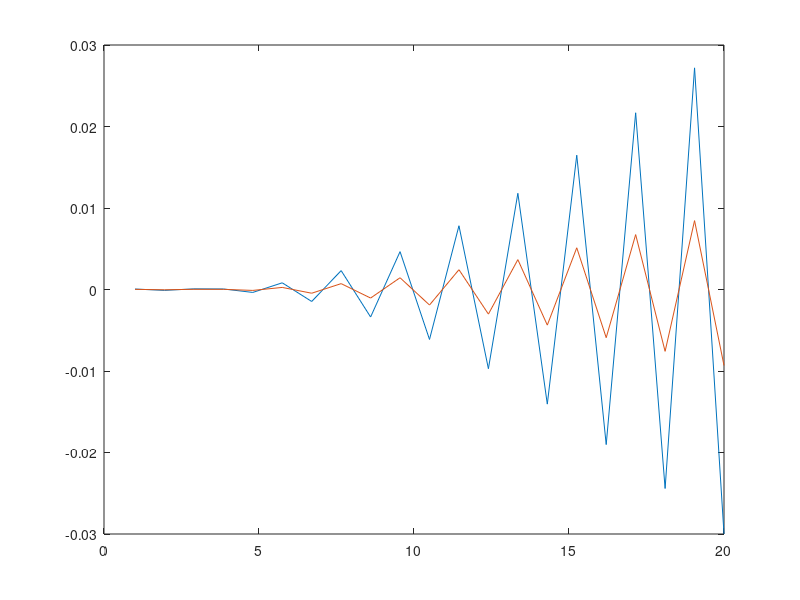
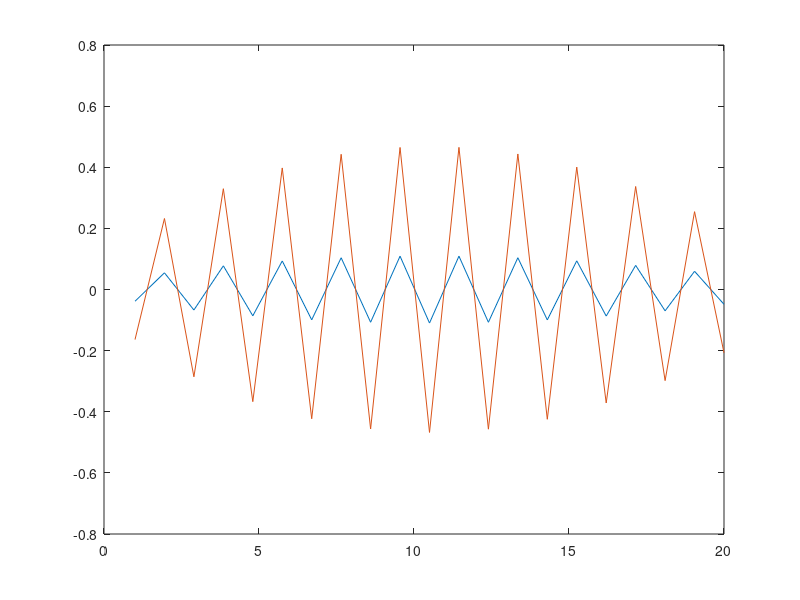
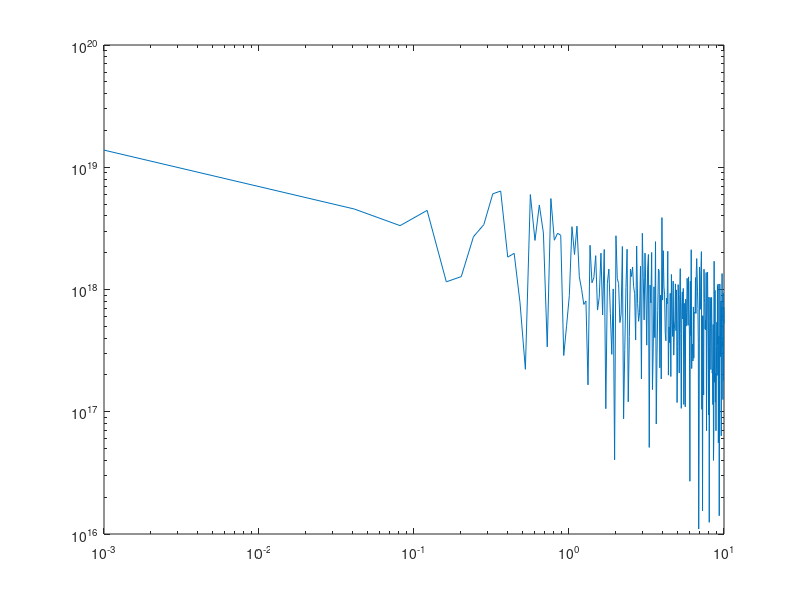

These figures' MATLAB source, in order:
clear all; close all
nu = 1;
p = 1e1;
f = 10e9;
omega = 2*pi*f;
ep1 = 1;
ep2 = 10 - 1i*18;
mu0 = 4*pi*1e-7;
ep0 = 8.854e-12;
k1 = omega*sqrt(mu0*ep0*ep1);
k2 = omega*sqrt(mu0*ep0*ep2);
kz1 = @(x) sqrt(k1^2 - (x).^2);
kz2 = @(x) sqrt(k2^2 - (x).^2);
gamma_1h = @(x) -(kz2(x) - kz1(x))./(kz2(x) +kz1(x));
gamma_1e = @(x) (kz2(x)/ep2 - kz1(x))./(kz2(x)/ep2 +kz1(x));
G_1 = @(x) k1./(1i*kz1(x)).*(gamma_1h(x));
G_2 = @(x) k1./((x)).*(gamma_1e(x) - gamma_1h(x));
f = @(x) G_2(x).*besselj(1, p*(x)).*(x);
f1 = @(x) G_1(x).*besselj(0, p*(x)).*(x);
xx = linspace(1,20,21);
figure(1)
y = f(xx);
plot(xx,real(y))
hold on
plot(xx, imag(y))
hold off
p = linspace(1e-3/k1,1e1/k1,250);
figure(2)
y1 = f1(xx);
plot(xx,real(y1))
hold on
plot(xx, imag(y1))
hold off
p = linspace(1e-3/k1,1e1/k1,250);
a = 2*k1;
for i = 1 : length(p)
    

    f = @(x) G_2(x).*besselj(1, p(i)*(x)).*(x);
    f1 = @(x) G_1(x).*besselj(0, p(i)*(x)).*(x);

%     yy(i) = integral(f,0,.5e7,'RelTol',1e-12,'AbsTol',1e-12);
    yy1(i) = integral(f1,a,1e10,'RelTol',1e-12,'AbsTol',1e-12);
    warning('off');

end
% figure(3)
% loglog(k1*p,abs(yy)/k1)
figure(4)
loglog(k1*p,abs(yy1)/k1)